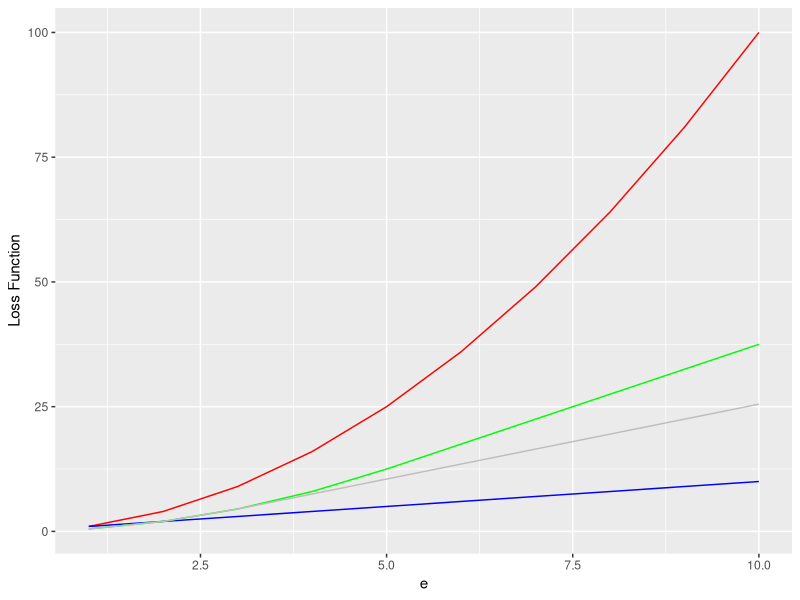

Write R code to recreate this figure.
library("tidyverse")
x <- seq(1,10);
y_ql = x^2;
y_mae = abs(x);

d1 = 5;
d2 = 3;

y_hubb_1 = ifelse(abs(x) <= d1, 0.5 * (x^2), d1*x - 0.5*(rep(d1, length(x))^2) )
y_hubb_2 = ifelse(abs(x) <= d2, 0.5 * (x^2), d2*x - 0.5*(rep(d2, length(x))^2) )

df <- data.frame(x,y_ql, y_mae, y_hubb_1, y_hubb_2);

ggplot(df, aes(x)) + geom_line(aes(y=y_ql), color="red") +
  geom_line(aes(y=y_mae), color="blue") +
  geom_line(aes(y=y_hubb_1), color="green") +
  geom_line(aes(y=y_hubb_2), color="gray") +
  labs(x = "e", y = "Loss Function")

optim_fun_batch = function(X, Y, alpha, d=50, cost_func){
  a = runif(1);
  b = runif(1);
  Y_pred = a * X + b;
  n = length(Y);
  error = sum((Y - Y_pred) ^ 2) / n;
  flag = 0;
  i = 0;
  while (flag == 0){
    if (cost_func == 1){
      # Quadratic Loss
      tmp_a = a - alpha * ((2 / n) * (sum((Y - Y_pred) * X)));
      tmp_b = b - alpha * ((2 / n) * (sum(Y - Y_pred)));
    }
    if (cost_func == 2){
      # MAE Loss
      tmp_a = a - alpha * ((2 / n) * (sum(X)));
      tmp_b = b - alpha * (2);
    }
    if (cost_func == 3){
      # Huber Loss
      e = Y - Y_pred;
      y_hubb_a = ifelse(abs(e) <= d, -1 * e * X, -1 * d * X);
      y_hubb_b = ifelse(abs(e) <= d, -1 * e, -1 * d);
      tmp_a = a - alpha * ((1 / n) * sum(y_hubb_a));
      tmp_b = b - alpha * ((1 / n) * sum(y_hubb_b));
    }
    a = tmp_a;
    b = tmp_b;
    Y_pred = a * X + b;optim_fun_stoch = function(x, y, alpha, d=50, cost_func, n){
      idx <- sample(nrow(as.matrix(x)), n)
      Y <- as.matrix(y)[idx,]
      X <- as.matrix(x)[idx,]
      a = runif(1);
      b = runif(1);
      Y_pred = a * X + b;
      n = length(Y);
      error = sum((Y - Y_pred) ^ 2) / n;
      flag = 0;
      i = 0;
      while (flag == 0){
        if (cost_func == 1){
          # Quadratic Loss
          tmp_a = a - alpha * ((2 / n) * (sum((Y - Y_pred) * X)));
          tmp_b = b - alpha * ((2 / n) * (sum(Y - Y_pred)));
        }
        if (cost_func == 2){
          # MAE Loss
          tmp_a = a - alpha * ((2 / n) * (sum(X)));
          tmp_b = b - alpha * (2);
        }
        if (cost_func == 3){
          # Huber Loss
          e = Y - Y_pred;
          y_hubb_a = ifelse(abs(e) <= d, -1 * e * X, -1 * d * X);
          y_hubb_b = ifelse(abs(e) <= d, -1 * e, -1 * d);
          tmp_a = a - alpha * ((1 / n) * sum(y_hubb_a));
          tmp_b = b - alpha * ((1 / n) * sum(y_hubb_b));
        }
        a = tmp_a;
        b = tmp_b;
        Y_pred = a * X + b;
        error_new = sum((Y - Y_pred) ^ 2) / n;
        if (error - error_new <= 0.1) {
          flag = 1;
          return(c(a, b))
        }
        i = i + 1;
        if (i > 500){
          flag = 1;
          return(c(a, b))
        }
      }
    }
    x = mtcars$disp;
    y = mtcars$mpg;
    print ('Optimal Parameters ');
    print (optim_fun_stoch(x, y, 0.00001, 30, 3, 20));
    error_new = sum((Y - Y_pred) ^ 2) / n;
    if (error - error_new <= 0.1) {
      flag = 1;
      return(c(a, b))
    }
    i = i + 1;
    if (i > 500){
      flag = 1;
      return(c(a, b))
    }
  }
}
X = mtcars$disp;
Y = mtcars$mpg;
print ('Optimal Parameters ');
print (optim_fun_batch(X, Y, 0.00001, 30, 1));

